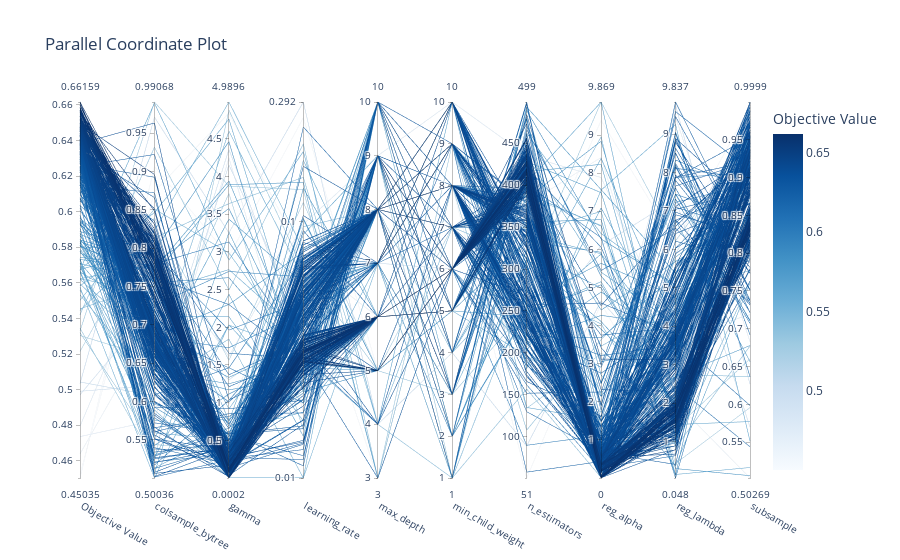

Write notebook code for a chart like this one.
### Code cell
optuna.visualization.plot_parallel_coordinate(study)

### Figure 1 — Plotly figure (JSON) as saved in the notebook; plotly's stock layout.template omitted (floating-point values rounded to 4 significant figures; data arrays with more than 128 entries replaced by an {"elided": "..."} marker saying what was removed)
{"data": [{"dimensions": [{"label": "Objective Value", "range": [0.4503, 0.6616], "values": {"elided": "400 float values"}}, {"label": "colsample_bytree", "range": [0.5004, 0.9907], "values": {"elided": "400 float values"}}, {"label": "gamma", "range": [0.0002118, 4.99], "values": {"elided": "400 float values"}}, {"label": "learning_rate", "range": [-1.999, -0.534], "ticktext": ["0.01", "0.1", "0.292"], "tickvals": [-1.999, -1, -0.534], "values": {"elided": "400 float values"}}, {"label": "max_depth", "range": [3, 10], "values": {"elided": "400 int values"}}, {"label": "min_child_weight", "range": [1, 10], "values": {"elided": "400 int values"}}, {"label": "n_estimators", "range": [51, 499], "values": {"elided": "400 int values"}}, {"label": "reg_alpha", "range": [1.335e-05, 9.869], "values": {"elided": "400 float values"}}, {"label": "reg_lambda", "range": [0.04849, 9.837], "values": {"elided": "400 float values"}}, {"label": "subsample", "range": [0.5027, 0.9999], "values": {"elided": "400 float values"}}], "labelangle": 30, "labelside": "bottom", "line": {"color": {"elided": "400 float values"}, "colorbar": {"title": {"text": "Objective Value"}}, "colorscale": [[0, "rgb(247,251,255)"], [0.125, "rgb(222,235,247)"], [0.25, "rgb(198,219,239)"], [0.375, "rgb(158,202,225)"], [0.5, "rgb(107,174,214)"], [0.625, "rgb(66,146,198)"], [0.75, "rgb(33,113,181)"], [0.875, "rgb(8,81,156)"], [1, "rgb(8,48,107)"]], "reversescale": false, "showscale": true}, "type": "parcoords"}], "layout": {"title": {"text": "Parallel Coordinate Plot"}}}
